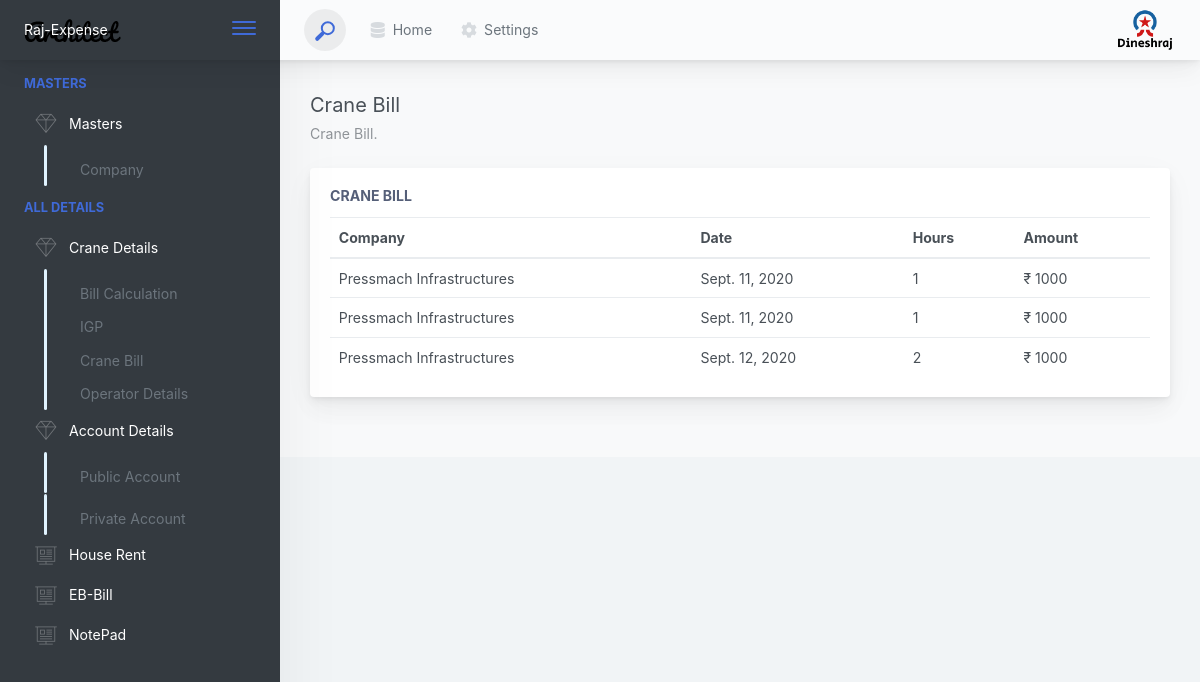
Screenshot of /dinesh/CraneMoreDetails/4 with the database file from the repository.
### dineshApp/models.py (models this page shows)
class CraneBillMainDate(models.Model):
    company = models.CharField(max_length=50)
    main_date = models.DateField()
    bill_number = models.IntegerField()

class CraneBillSubDate(models.Model):
    main_date = models.ForeignKey(CraneBillMainDate, on_delete=models.CASCADE)
    sub_date = models.DateField()
    hours = models.CharField(max_length=50)
    amount = models.IntegerField()

### dineshApp/views.py (the view)
# urls.py: path('CraneMoreDetails/<int:pk>', views.CraneMoreDetails.as_view()),
class CraneMoreDetails(View):
    template_name = "crane_bill_more.html"
    def get(self, request, pk):
        main_date = CraneBillMainDate.objects.get(id=pk)
        sub_dates = CraneBillSubDate.objects.filter(main_date=main_date)
        datas = {
            "company": main_date.company,
            "sub_dates": sub_dates,
        }
        return render(request, template_name=self.template_name, context=datas)

### template/crane_bill_more.html (shortened to what this page needs)
{% extends 'base.html' %}
{% load static %}
{% block content %}
<div>Crane Bill
  <div class="page-title-subheading">Crane Bill.</div>
</div>
</div>
</div>
<ul class="body-tabs body-tabs-layout tabs-animated body-tabs-animated nav">
</ul>
<div class="tab-content">
	<div class="tab-pane tabs-animation fade show active" id="tab-content-0" role="tabpanel">
		<div class="main-card mb-3 card">
			<div class="card-body">
				<h5 class="card-title">Crane Bill</h5>
				<div class="table-responsive">
                    <table class="mb-0 table">
                        <thead>
                        <tr>
                            <th>Company</th>
                            <th>Date</th>
                            <th>Hours</th>
                            <th>Amount</th>
                        </tr>
                        </thead>
                        <tbody>
                            {% for sd in sub_dates %}
                                <tr>
                                    <td>{{ company }}</td>
                                    <td>{{ sd.sub_date }}</td>
                                    <td>{{ sd.hours }}</td>
                                    <td>&#8377; {{ sd.amount }} </td>
                                </tr>
                            {% endfor %}
                        </tbody>
                    </table>
                </div>
			</div>
		</div>
</div>
</div>
{% endblock %}

### template/base.html (shortened to what this page needs)
{% load static %}
<!doctype html>
<html lang="en">
<head>
	<link href="{% static 'main.css' %}" rel="stylesheet">
</head>
<body>
	<div class="app-container app-theme-white body-tabs-shadow fixed-sidebar fixed-header">
		<div class="app-header header-shadow">
			<div class="app-header__logo">
				<div class="logo-src">Raj-Expense</div>
				<div class="header__pane ml-auto">
					<div>
						<button type="button" class="hamburger close-sidebar-btn hamburger--elastic" data-class="closed-sidebar"> <span class="hamburger-box">
                                <span class="hamburger-inner"></span>
							</span>
						</button>
					</div>
				</div>
			</div>
			<div class="app-header__content">
				<div class="app-header-left">
					<div class="search-wrapper">
						<div class="input-holder">
							<button class="search-icon"><span></span>
							</button>
						</div>
					</div>
					<ul class="header-menu nav">
						<li class="nav-item">
							<a href="#" class="nav-link"> <i class="nav-link-icon fa fa-database"> </i>
								Home</a>
						</li>
						<li class="dropdown nav-item">
							<a href="#" class="nav-link"> <i class="nav-link-icon fa fa-cog"></i>
								Settings</a>
						</li>
					</ul>
				</div>
				<div class="app-header-right">
					<div class="header-btn-lg pr-0">
						<div class="widget-content p-0">
							<div class="widget-content-wrapper">
								<div class="widget-content-left">
									<div class="btn-group">
										<a data-toggle="dropdown" aria-haspopup="true" aria-expanded="false" class="p-0 btn">
											<img width="60" class="rounded-circle" src="{% static 'images/avatars/dinesh.png' %}" alt="">
										</a>
									</div>
								</div>
							</div>
						</div>
					</div>
				</div>
			</div>
		</div>
		<div class="app-main">
			<div class="app-sidebar sidebar-shadow">
				<div class="scrollbar-sidebar">
					<div class="app-sidebar__inner">
						<ul class="vertical-nav-menu">
							<li class="app-sidebar__heading">Masters</li>
							<li>
								<a href="#">
									<i class="metismenu-icon pe-7s-diamond"></i>
									Masters
								</a>
								<ul>
									<li>
										<a href="/dinesh/CompanyMaster">
											Company
										</a>
									</li>
								</ul>
							</li>
							<li class="app-sidebar__heading">All Details</li>
							<li>
								<a href="#">
									<i class="metismenu-icon pe-7s-diamond"></i>
									Crane Details
								</a>
								<ul>
									<li>
										<a href="/dinesh/CommonBillCalculation">
											Bill Calculation
										</a>
									</li>
									<li>
										<a href="/dinesh/IGPCalculation">
											IGP
										</a>
									</li>
									<li>
										<a href="/dinesh/CraneCompanyBill">
											Crane Bill
										</a>
									</li>
									<li>
										<a href="/dinesh/CraneOperatorDetails">
											Operator Details
										</a>
									</li>
								</ul>
							</li>
							<li>
								<a href="#">
									<i class="metismenu-icon pe-7s-diamond"></i>
									Account Details
								</a>
								<ul>
									<li>
										<a href="/dinesh/AccountDetails">
											Public Account
										</a>
									</li>
								</ul>
								<ul>
									<li>
										<a href="/dinesh/PrivateAccountDetails">
											Private Account
										</a>
									</li>
								</ul>
							</li>
							<li>
								<a href="/dinesh/"> <i class="metismenu-icon pe-7s-display2"></i>
									House Rent</a>
							</li>
							<li>
								<a href="/dinesh/EB-Bill"> <i class="metismenu-icon pe-7s-display2"></i>
									EB-Bill</a>
							</li>
							<li>
								<a href="/dinesh/notepad"> <i class="metismenu-icon pe-7s-display2"></i>
									NotePad</a>
							</li>
						</ul>
					</div>
				</div>
			</div>
			<div class="app-main__outer">
				<div class="app-main__inner">
					<div class="app-page-title">
						<div class="page-title-wrapper">
							<div class="page-title-heading">
                {% block content %}
                {% endblock %}
							</div>
						</div>
					</div>
				</div>
			</div>
</body>
</html>

### rows the page displays
CraneBillSubDate: sub_date "Sept. 11, 2020", hours "1", amount "1000"
CraneBillMainDate: company "Pressmach Infrastructures"
CraneBillSubDate: sub_date "Sept. 11, 2020", hours "1", amount "1000"
CraneBillSubDate: sub_date "Sept. 12, 2020", hours "2", amount "1000"
